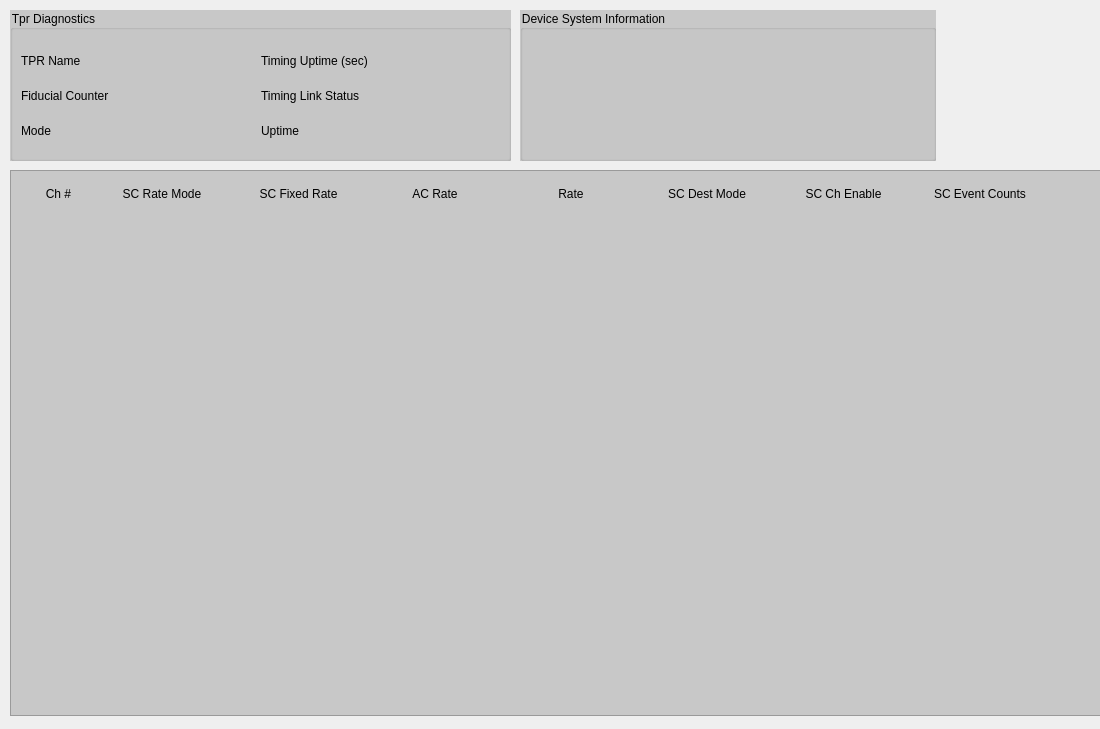
<?xml version="1.0" encoding="UTF-8"?>
<ui version="4.0">
 <class>Form</class>
 <widget class="QWidget" name="Form">
  <property name="geometry">
   <rect>
    <x>0</x>
    <y>0</y>
    <width>1100</width>
    <height>729</height>
   </rect>
  </property>
  <property name="maximumSize">
   <size>
    <width>16777215</width>
    <height>1818</height>
   </size>
  </property>
  <property name="windowTitle">
   <string>${LOCA} TPR Expert Display</string>
  </property>
  <property name="styleSheet">
   <string notr="true"/>
  </property>
  <widget class="QGroupBox" name="TPR_Diagnostics">
   <property name="geometry">
    <rect>
     <x>10</x>
     <y>10</y>
     <width>501</width>
     <height>151</height>
    </rect>
   </property>
   <property name="styleSheet">
    <string notr="true">QGroupBox {background-color: rgb(200,200,200)}</string>
   </property>
   <property name="title">
    <string>Tpr Diagnostics</string>
   </property>
   <widget class="QWidget" name="gridLayoutWidget">
    <property name="geometry">
     <rect>
      <x>5</x>
      <y>30</y>
      <width>486</width>
      <height>111</height>
     </rect>
    </property>
    <layout class="QGridLayout" name="Diag_Grid" columnstretch="0,0,0,0">
     <property name="leftMargin">
      <number>6</number>
     </property>
     <property name="topMargin">
      <number>6</number>
     </property>
     <property name="rightMargin">
      <number>6</number>
     </property>
     <property name="bottomMargin">
      <number>6</number>
     </property>
     <item row="0" column="1">
      <widget class="PyDMLabel" name="PyDMLabel_5">
       <property name="toolTip">
        <string/>
       </property>
       <property name="alarmSensitiveContent" stdset="0">
        <bool>true</bool>
       </property>
       <property name="channel" stdset="0">
        <string>TPR:${LOCA}:${IOC_UNIT}:${INST}:UPTIME</string>
       </property>
       <property name="displayFormat" stdset="0">
        <enum>PyDMLabel::Default</enum>
       </property>
      </widget>
     </item>
     <item row="0" column="0">
      <widget class="QLabel" name="label">
       <property name="text">
        <string>TPR Name</string>
       </property>
      </widget>
     </item>
     <item row="1" column="2">
      <widget class="QLabel" name="label_6">
       <property name="text">
        <string>Timing Link Status</string>
       </property>
      </widget>
     </item>
     <item row="1" column="3">
      <widget class="PyDMLabel" name="PyDMLabel_7">
       <property name="toolTip">
        <string/>
       </property>
       <property name="alarmSensitiveContent" stdset="0">
        <bool>true</bool>
       </property>
       <property name="channel" stdset="0">
        <string>TPR:${LOCA}:${IOC_UNIT}:${INST}:RXLNKSTATUS</string>
       </property>
       <property name="displayFormat" stdset="0">
        <enum>PyDMLabel::Default</enum>
       </property>
      </widget>
     </item>
     <item row="1" column="0">
      <widget class="QLabel" name="label_5">
       <property name="text">
        <string>Fiducial Counter</string>
       </property>
      </widget>
     </item>
     <item row="1" column="1">
      <widget class="PyDMLabel" name="PyDMLabel_6">
       <property name="toolTip">
        <string/>
       </property>
       <property name="alarmSensitiveContent" stdset="0">
        <bool>true</bool>
       </property>
       <property name="channel" stdset="0">
        <string>TPR:${LOCA}:${IOC_UNIT}:${INST}:FIDCNT</string>
       </property>
       <property name="displayFormat" stdset="0">
        <enum>PyDMLabel::Default</enum>
       </property>
      </widget>
     </item>
     <item row="0" column="3">
      <widget class="PyDMLabel" name="PyDMLabel_4">
       <property name="toolTip">
        <string/>
       </property>
       <property name="alarmSensitiveContent" stdset="0">
        <bool>true</bool>
       </property>
       <property name="channel" stdset="0">
        <string>TPR:${LOCA}:${IOC_UNIT}:${INST}</string>
       </property>
       <property name="displayFormat" stdset="0">
        <enum>PyDMLabel::Default</enum>
       </property>
      </widget>
     </item>
     <item row="0" column="2">
      <widget class="QLabel" name="label_2">
       <property name="text">
        <string>Timing Uptime (sec)</string>
       </property>
      </widget>
     </item>
     <item row="2" column="0">
      <widget class="QLabel" name="label_7">
       <property name="text">
        <string>Mode</string>
       </property>
      </widget>
     </item>
     <item row="2" column="1">
      <widget class="PyDMLabel" name="PyDMLabel_8">
       <property name="toolTip">
        <string/>
       </property>
       <property name="alarmSensitiveContent" stdset="0">
        <bool>true</bool>
       </property>
       <property name="channel" stdset="0">
        <string>TPR:${LOCA}:${IOC_UNIT}:${INST}:MODE </string>
       </property>
       <property name="displayFormat" stdset="0">
        <enum>PyDMLabel::Default</enum>
       </property>
      </widget>
     </item>
     <item row="2" column="2">
      <widget class="QLabel" name="label_8">
       <property name="text">
        <string>Uptime</string>
       </property>
      </widget>
     </item>
     <item row="2" column="3">
      <widget class="PyDMLabel" name="PyDMLabel_9">
       <property name="toolTip">
        <string/>
       </property>
       <property name="alarmSensitiveContent" stdset="0">
        <bool>true</bool>
       </property>
       <property name="channel" stdset="0">
        <string>TPR:${LOCA}:${IOC_UNIT}:${INST}:UPTIME </string>
       </property>
       <property name="displayFormat" stdset="0">
        <enum>PyDMLabel::Default</enum>
       </property>
      </widget>
     </item>
    </layout>
   </widget>
  </widget>
  <widget class="QGroupBox" name="Device_System_Info">
   <property name="geometry">
    <rect>
     <x>520</x>
     <y>10</y>
     <width>416</width>
     <height>151</height>
    </rect>
   </property>
   <property name="styleSheet">
    <string notr="true">QGroupBox {background-color: rgb(200,200,200)}</string>
   </property>
   <property name="title">
    <string>Device System Information</string>
   </property>
  </widget>
  <widget class="QFrame" name="Rows">
   <property name="geometry">
    <rect>
     <x>10</x>
     <y>170</y>
     <width>1100</width>
     <height>546</height>
    </rect>
   </property>
   <property name="styleSheet">
    <string notr="true">QFrame#Rows {background-color: rgb(200,200,200)}</string>
   </property>
   <property name="frameShape">
    <enum>QFrame::StyledPanel</enum>
   </property>
   <property name="frameShadow">
    <enum>QFrame::Raised</enum>
   </property>
   <widget class="QWidget" name="layoutWidget_3">
    <property name="geometry">
     <rect>
      <x>10</x>
      <y>45</y>
      <width>1031</width>
      <height>492</height>
     </rect>
    </property>
    <layout class="QVBoxLayout" name="Data_rows_2">
     <item>
      <widget class="PyDMEmbeddedDisplay" name="Row_00">
       <property name="minimumSize">
        <size>
         <width>0</width>
         <height>15</height>
        </size>
       </property>
       <property name="maximumSize">
        <size>
         <width>16777215</width>
         <height>25</height>
        </size>
       </property>
       <property name="toolTip">
        <string/>
       </property>
       <property name="frameShape">
        <enum>QFrame::NoFrame</enum>
       </property>
       <property name="macros" stdset="0">
        <string>CHN=00</string>
       </property>
       <property name="filename" stdset="0">
        <string>tprDiagExpRowNew.ui</string>
       </property>
      </widget>
     </item>
     <item>
      <widget class="PyDMEmbeddedDisplay" name="Row_01">
       <property name="minimumSize">
        <size>
         <width>0</width>
         <height>15</height>
        </size>
       </property>
       <property name="maximumSize">
        <size>
         <width>16777215</width>
         <height>25</height>
        </size>
       </property>
       <property name="toolTip">
        <string/>
       </property>
       <property name="frameShape">
        <enum>QFrame::NoFrame</enum>
       </property>
       <property name="macros" stdset="0">
        <string>CHN=01</string>
       </property>
       <property name="filename" stdset="0">
        <string>tprDiagExpRowNew.ui</string>
       </property>
      </widget>
     </item>
     <item>
      <widget class="PyDMEmbeddedDisplay" name="Row_02">
       <property name="minimumSize">
        <size>
         <width>0</width>
         <height>15</height>
        </size>
       </property>
       <property name="maximumSize">
        <size>
         <width>16777215</width>
         <height>25</height>
        </size>
       </property>
       <property name="toolTip">
        <string/>
       </property>
       <property name="frameShape">
        <enum>QFrame::NoFrame</enum>
       </property>
       <property name="macros" stdset="0">
        <string>CHN=02</string>
       </property>
       <property name="filename" stdset="0">
        <string>tprDiagExpRowNew.ui</string>
       </property>
      </widget>
     </item>
     <item>
      <widget class="PyDMEmbeddedDisplay" name="Row_03">
       <property name="minimumSize">
        <size>
         <width>0</width>
         <height>15</height>
        </size>
       </property>
       <property name="maximumSize">
        <size>
         <width>16777215</width>
         <height>25</height>
        </size>
       </property>
       <property name="toolTip">
        <string/>
       </property>
       <property name="frameShape">
        <enum>QFrame::NoFrame</enum>
       </property>
       <property name="macros" stdset="0">
        <string>CHN=03</string>
       </property>
       <property name="filename" stdset="0">
        <string>tprDiagExpRowNew.ui</string>
       </property>
      </widget>
     </item>
     <item>
      <widget class="PyDMEmbeddedDisplay" name="Row_04">
       <property name="minimumSize">
        <size>
         <width>0</width>
         <height>15</height>
        </size>
       </property>
       <property name="maximumSize">
        <size>
         <width>16777215</width>
         <height>25</height>
        </size>
       </property>
       <property name="toolTip">
        <string/>
       </property>
       <property name="frameShape">
        <enum>QFrame::NoFrame</enum>
       </property>
       <property name="macros" stdset="0">
        <string>CHN=04</string>
       </property>
       <property name="filename" stdset="0">
        <string>tprDiagExpRowNew.ui</string>
       </property>
      </widget>
     </item>
     <item>
      <widget class="PyDMEmbeddedDisplay" name="Row_05">
       <property name="minimumSize">
        <size>
         <width>0</width>
         <height>15</height>
        </size>
       </property>
       <property name="maximumSize">
        <size>
         <width>16777215</width>
         <height>25</height>
        </size>
       </property>
       <property name="toolTip">
        <string/>
       </property>
       <property name="frameShape">
        <enum>QFrame::NoFrame</enum>
       </property>
       <property name="macros" stdset="0">
        <string>CHN=05</string>
       </property>
       <property name="filename" stdset="0">
        <string>tprDiagExpRowNew.ui</string>
       </property>
      </widget>
     </item>
     <item>
      <widget class="PyDMEmbeddedDisplay" name="Row_06">
       <property name="minimumSize">
        <size>
         <width>0</width>
         <height>15</height>
        </size>
       </property>
       <property name="maximumSize">
        <size>
         <width>16777215</width>
         <height>25</height>
        </size>
       </property>
       <property name="toolTip">
        <string/>
       </property>
       <property name="frameShape">
        <enum>QFrame::NoFrame</enum>
       </property>
       <property name="macros" stdset="0">
        <string>CHN=06</string>
       </property>
       <property name="filename" stdset="0">
        <string>tprDiagExpRowNew.ui</string>
       </property>
      </widget>
     </item>
     <item>
      <widget class="PyDMEmbeddedDisplay" name="Row_07">
       <property name="minimumSize">
        <size>
         <width>0</width>
         <height>15</height>
        </size>
       </property>
       <property name="maximumSize">
        <size>
         <width>16777215</width>
         <height>25</height>
        </size>
       </property>
       <property name="toolTip">
        <string/>
       </property>
       <property name="frameShape">
        <enum>QFrame::NoFrame</enum>
       </property>
       <property name="macros" stdset="0">
        <string>CHN=07</string>
       </property>
       <property name="filename" stdset="0">
        <string>tprDiagExpRowNew.ui</string>
       </property>
      </widget>
     </item>
     <item>
      <widget class="PyDMEmbeddedDisplay" name="Row_08">
       <property name="minimumSize">
        <size>
         <width>0</width>
         <height>15</height>
        </size>
       </property>
       <property name="maximumSize">
        <size>
         <width>16777215</width>
         <height>25</height>
        </size>
       </property>
       <property name="toolTip">
        <string/>
       </property>
       <property name="frameShape">
        <enum>QFrame::NoFrame</enum>
       </property>
       <property name="macros" stdset="0">
        <string>CHN=08</string>
       </property>
       <property name="filename" stdset="0">
        <string>tprDiagExpRowNew.ui</string>
       </property>
      </widget>
     </item>
     <item>
      <widget class="PyDMEmbeddedDisplay" name="Row_09">
       <property name="minimumSize">
        <size>
         <width>0</width>
         <height>15</height>
        </size>
       </property>
       <property name="maximumSize">
        <size>
         <width>16777215</width>
         <height>25</height>
        </size>
       </property>
       <property name="toolTip">
        <string/>
       </property>
       <property name="frameShape">
        <enum>QFrame::NoFrame</enum>
       </property>
       <property name="macros" stdset="0">
        <string>CHN=09</string>
       </property>
       <property name="filename" stdset="0">
        <string>tprDiagExpRowNew.ui</string>
       </property>
      </widget>
     </item>
     <item>
      <widget class="PyDMEmbeddedDisplay" name="Row_10">
       <property name="minimumSize">
        <size>
         <width>0</width>
         <height>15</height>
        </size>
       </property>
       <property name="maximumSize">
        <size>
         <width>16777215</width>
         <height>25</height>
        </size>
       </property>
       <property name="toolTip">
        <string/>
       </property>
       <property name="frameShape">
        <enum>QFrame::NoFrame</enum>
       </property>
       <property name="macros" stdset="0">
        <string>CHN=10</string>
       </property>
       <property name="filename" stdset="0">
        <string>tprDiagExpRowNew.ui</string>
       </property>
      </widget>
     </item>
     <item>
      <widget class="PyDMEmbeddedDisplay" name="Row_11">
       <property name="minimumSize">
        <size>
         <width>0</width>
         <height>15</height>
        </size>
       </property>
       <property name="maximumSize">
        <size>
         <width>16777215</width>
         <height>25</height>
        </size>
       </property>
       <property name="toolTip">
        <string/>
       </property>
       <property name="frameShape">
        <enum>QFrame::NoFrame</enum>
       </property>
       <property name="macros" stdset="0">
        <string>CHN=11</string>
       </property>
       <property name="filename" stdset="0">
        <string>tprDiagExpRowNew.ui</string>
       </property>
      </widget>
     </item>
     <item>
      <widget class="PyDMEmbeddedDisplay" name="Row_12">
       <property name="minimumSize">
        <size>
         <width>0</width>
         <height>15</height>
        </size>
       </property>
       <property name="maximumSize">
        <size>
         <width>16777215</width>
         <height>25</height>
        </size>
       </property>
       <property name="toolTip">
        <string/>
       </property>
       <property name="frameShape">
        <enum>QFrame::NoFrame</enum>
       </property>
       <property name="macros" stdset="0">
        <string>CHN=12</string>
       </property>
       <property name="filename" stdset="0">
        <string>tprDiagExpRowNew.ui</string>
       </property>
      </widget>
     </item>
     <item>
      <widget class="PyDMEmbeddedDisplay" name="Row_13">
       <property name="minimumSize">
        <size>
         <width>0</width>
         <height>15</height>
        </size>
       </property>
       <property name="maximumSize">
        <size>
         <width>16777215</width>
         <height>25</height>
        </size>
       </property>
       <property name="toolTip">
        <string/>
       </property>
       <property name="frameShape">
        <enum>QFrame::NoFrame</enum>
       </property>
       <property name="macros" stdset="0">
        <string>CHN=13</string>
       </property>
       <property name="filename" stdset="0">
        <string>tprDiagExpRowNew.ui</string>
       </property>
      </widget>
     </item>
     <item>
      <widget class="PyDMEmbeddedDisplay" name="Row_14">
       <property name="minimumSize">
        <size>
         <width>0</width>
         <height>15</height>
        </size>
       </property>
       <property name="maximumSize">
        <size>
         <width>16777215</width>
         <height>25</height>
        </size>
       </property>
       <property name="toolTip">
        <string/>
       </property>
       <property name="frameShape">
        <enum>QFrame::NoFrame</enum>
       </property>
       <property name="macros" stdset="0">
        <string>CHN=14</string>
       </property>
       <property name="filename" stdset="0">
        <string>tprDiagExpRowNew.ui</string>
       </property>
      </widget>
     </item>
     <item>
      <widget class="PyDMEmbeddedDisplay" name="Row_15">
       <property name="minimumSize">
        <size>
         <width>0</width>
         <height>15</height>
        </size>
       </property>
       <property name="maximumSize">
        <size>
         <width>16777215</width>
         <height>25</height>
        </size>
       </property>
       <property name="toolTip">
        <string/>
       </property>
       <property name="frameShape">
        <enum>QFrame::NoFrame</enum>
       </property>
       <property name="macros" stdset="0">
        <string>CHN=15</string>
       </property>
       <property name="filename" stdset="0">
        <string>tprDiagExpRowNew.ui</string>
       </property>
      </widget>
     </item>
    </layout>
   </widget>
   <widget class="QWidget" name="layoutWidget">
    <property name="geometry">
     <rect>
      <x>10</x>
      <y>10</y>
      <width>1031</width>
      <height>27</height>
     </rect>
    </property>
    <layout class="QHBoxLayout" name="Column_headers" stretch="1,2,2,2,2,2,2,2">
     <property name="leftMargin">
      <number>6</number>
     </property>
     <property name="topMargin">
      <number>0</number>
     </property>
     <property name="rightMargin">
      <number>6</number>
     </property>
     <property name="bottomMargin">
      <number>0</number>
     </property>
     <item>
      <widget class="QLabel" name="Ch_Num">
       <property name="maximumSize">
        <size>
         <width>16777215</width>
         <height>25</height>
        </size>
       </property>
       <property name="text">
        <string>Ch #</string>
       </property>
       <property name="alignment">
        <set>Qt::AlignCenter</set>
       </property>
      </widget>
     </item>
     <item>
      <widget class="QLabel" name="Rate_Mode">
       <property name="maximumSize">
        <size>
         <width>16777215</width>
         <height>25</height>
        </size>
       </property>
       <property name="text">
        <string>SC Rate Mode</string>
       </property>
       <property name="alignment">
        <set>Qt::AlignCenter</set>
       </property>
      </widget>
     </item>
     <item>
      <widget class="QLabel" name="Fixed_Rate">
       <property name="maximumSize">
        <size>
         <width>16777215</width>
         <height>25</height>
        </size>
       </property>
       <property name="text">
        <string>SC Fixed Rate</string>
       </property>
       <property name="alignment">
        <set>Qt::AlignCenter</set>
       </property>
      </widget>
     </item>
     <item>
      <widget class="QLabel" name="AC_Rate">
       <property name="maximumSize">
        <size>
         <width>16777215</width>
         <height>25</height>
        </size>
       </property>
       <property name="text">
        <string>AC Rate</string>
       </property>
       <property name="alignment">
        <set>Qt::AlignCenter</set>
       </property>
      </widget>
     </item>
     <item>
      <widget class="QLabel" name="Rate">
       <property name="maximumSize">
        <size>
         <width>16777215</width>
         <height>25</height>
        </size>
       </property>
       <property name="text">
        <string>Rate</string>
       </property>
       <property name="alignment">
        <set>Qt::AlignCenter</set>
       </property>
      </widget>
     </item>
     <item>
      <widget class="QLabel" name="Dest_Mode">
       <property name="maximumSize">
        <size>
         <width>16777215</width>
         <height>25</height>
        </size>
       </property>
       <property name="text">
        <string>SC Dest Mode</string>
       </property>
       <property name="alignment">
        <set>Qt::AlignCenter</set>
       </property>
      </widget>
     </item>
     <item>
      <widget class="QLabel" name="Ch_Enable">
       <property name="maximumSize">
        <size>
         <width>16777215</width>
         <height>25</height>
        </size>
       </property>
       <property name="text">
        <string>SC Ch Enable</string>
       </property>
       <property name="alignment">
        <set>Qt::AlignCenter</set>
       </property>
      </widget>
     </item>
     <item>
      <widget class="QLabel" name="Event_Couts">
       <property name="maximumSize">
        <size>
         <width>16777215</width>
         <height>25</height>
        </size>
       </property>
       <property name="text">
        <string>SC Event Counts</string>
       </property>
       <property name="alignment">
        <set>Qt::AlignCenter</set>
       </property>
      </widget>
     </item>
    </layout>
   </widget>
  </widget>
 </widget>
 <customwidgets>
  <customwidget>
   <class>PyDMLabel</class>
   <extends>QLabel</extends>
   <header>pydm.widgets.label</header>
  </customwidget>
  <customwidget>
   <class>PyDMEmbeddedDisplay</class>
   <extends>QFrame</extends>
   <header>pydm.widgets.embedded_display</header>
  </customwidget>
 </customwidgets>
 <resources/>
 <connections/>
</ui>
